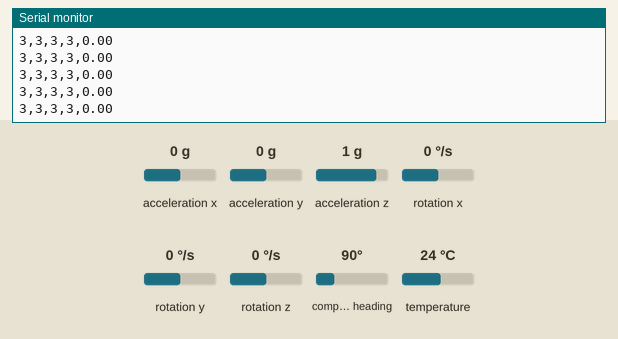
Recording of a sketch running on a simulated Arduino Uno, built with avr-gcc and run on an emulated ATmega328P. Parts: the last lines printed to the serial monitor. The test bench sets the inputs (shaded band); at power-on: rotation z 0 °/s, acceleration x 0 g, acceleration y 0 g, acceleration z 1 g, rotation x 0 °/s, rotation y 0 °/s, compass heading 90°, temperature 24 °C.

Above: at 2.2 s.
2.3 s: rotation z set to -192 °/s
At 2.4 s:
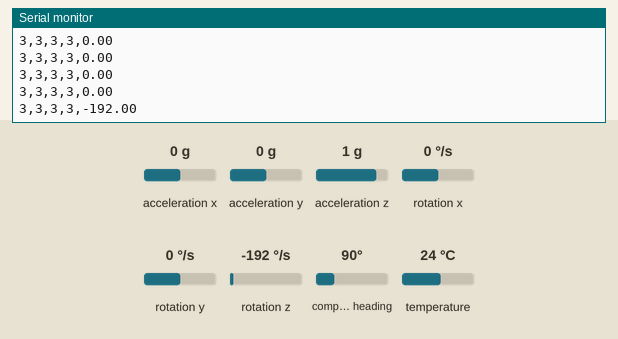
3.8 s: rotation z set to -100 °/s
At 3.9 s:
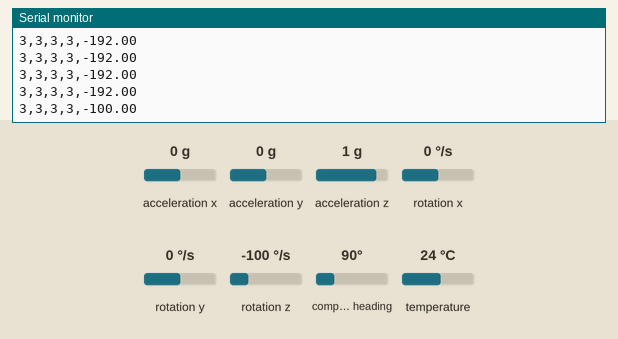
Timing chart, 0 to 6.8 s (numbered marks = the images above; inputs shaded):
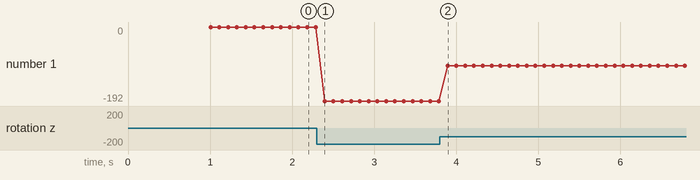

The sketch:

BNO055.ino
```cpp
//by denoting a '#' before include, we are loading relevant libraries that
//be used for the following code
#include <Wire.h>
#include <Adafruit_Sensor.h>
#include <Adafruit_BNO055.h>
#include <utility/imumaths.h>
#include <math.h>

float thetaM; //measured theta value
float phiM; //measured phi value
float psiM; //measured psi value

float thetaFold = 0; //filtered theta old value, set to zero initially so that the program doesn't crash
float thetaFnew; //filtered theta new value
float phiFold = 0; //filtered phi old value
float phiFnew; //filtered phi new value
float psiFold = 0; //filtered psi old value
float psiFnew; //filtered psi new value

float thetaG = 0; //measured theta value from gyroscope
float phiG = 0; //measured phi value from gyroscope
float psiG = 0; //measured psi value from gyroscope

float theta; //system theta value
float phi; //system phi value
float psi; //system psi value

float thetarad; //system theta value converted to radians
float phirad; //system phi value converted to radians

float Xm; //x-value magnetometer
float Ym; //y-value magnetometer
float psim; //psi value constructed from magnetometer
float dt; //change of time, present milliseconds - old milliseconds
unsigned long millisOld; //must be reduced

//defining the sample rate delay on the sensor to return data every
//100 milliseconds
#define BNO055_SAMPLERATE_DELAY_MS (100)

//creating sensor object
Adafruit_BNO055 IMU = Adafruit_BNO055();

void setup() {

Serial.begin(115200); //we want a higher baud to avoid clutter in the serial monitor
IMU.begin(); //turns the IMU on
delay(1000);

//checking the temperature of the sensor, this has an effect on the
//measurement values, also a good way of checking communication to the IMU
int8_t temp = IMU.getTemp();
Serial.println(temp);

//use the external crystal on the board to conduct the measurement, this
//will provide more accurate readings
IMU.setExtCrystalUse(true);

millisOld = millis(); //to acquire current millis value
}

void loop() {

//returning a vector of three components from one of the sensors
uint8_t system, gyro, accel, mg = 0; //efficient way of storing data from sensors
IMU.getCalibration(&system, &gyro, &accel, &mg); //calibration function
//NOTES ON CALIBRATION
//gyro is the easiest to calibrate because you just have to let it sit still
//magnetometer should be swong around a couple times for calibration
//accelerometer must be shown gravitational vector, takes a little longer than the other ones, 6 static positions

imu::Vector<3> acc = IMU.getVector(Adafruit_BNO055::VECTOR_ACCELEROMETER);
imu::Vector<3> gyr = IMU.getVector(Adafruit_BNO055::VECTOR_GYROSCOPE);
imu::Vector<3> mag = IMU.getVector(Adafruit_BNO055::VECTOR_MAGNETOMETER);

//tilt calculations
thetaM = -atan2(acc.x()/9.8,acc.z()/9.8)/2/3.141592654*360; //pitch
phiM = -atan2(acc.y()/9.8,acc.z()/9.8)/2/3.141592654*360; //roll
psiM = atan2(acc.y()/9.8,acc.x()/9.8)/2/3.141592654*360; //yaw

//rudimentary implementation of a low-pass filter
thetaFnew = .95*thetaFold + .05*thetaM;
phiFnew = .95*phiFold + .05*phiM;
psiFnew = .95*psiFold + .05*psiM;

//gyroscope calculation to return orientation angle
dt =(millis()-millisOld)/1000.; //decimal is placed to make sure the value is a float and doesn't create crazy math
millisOld = millis(); //resetting the millis value every loop

//raw gyro orientation calculation values
thetaG = thetaG + gyr.y()*dt;
phiG = phiG - gyr.x()*dt;
psiG = psiG + gyr.z()*dt;

//conversion to radians
thetarad = theta/360*(2*3.141592654);
phirad = phi/360*(2*3.141592654);

//magnetometer psi calculation
Xm = mag.x()*cos(thetarad) - mag.y()*sin(phirad)*sin(thetarad)+mag.z()*cos(phirad)*sin(thetarad); //adding projected values in from 3d to 2d x-y plane
Ym = mag.y()*cos(phirad) + mag.z()*sin(phirad);
psi = atan2(Ym,Xm)/(2*3.141592654)*360;

//complementary filter between gyroscope and accelerometer
theta = (thetaG)*.95 + (thetaM)*.05;
phi = (phiG)*.95 + (phiM)*.05;

//printing calibration values
Serial.print(accel); Serial.print(",");
Serial.print(gyro); Serial.print(",");
Serial.print(mg); Serial.print(",");
Serial.print(system); Serial.print(",");

//printing vectored integrated angular velocity based on gyroscope
//Serial.print(theta); Serial.print(",");
//Serial.print(phi); Serial.print(",");
//Serial.print(psi); Serial.print(",");

//printing raw gyro angular velocity
//Serial.print(gyr.x()); Serial.print(",");
//Serial.print(gyr.y()); Serial.print(",");
Serial.println(gyr.z());
//printing magnetometer psi value
//Serial.println(psim);

thetaFold = thetaFnew;
phiFold = phiFnew;
psiFold = psiFnew;

delay(BNO055_SAMPLERATE_DELAY_MS);

}
```

Measured:
- after the input at 2.3 s, the serial monitor: prints a new line after 0.10 s (image 1)
- after the input at 3.8 s, the serial monitor: prints a new line after 0.10 s (image 2)
- plotted number 1: 0 → -192 after the input at 2.3 s, -192 → -100 after the input at 3.8 s
